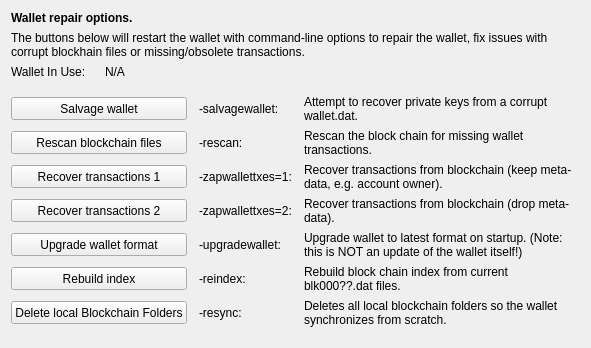
     <widget class="QWidget" name="tab_repair">
      <attribute name="title">
       <string>&amp;Wallet Repair</string>
      </attribute>
      <layout class="QGridLayout" name="gridLayout_4" columnstretch="0,0,0,0">
       <property name="horizontalSpacing">
        <number>12</number>
       </property>
       <item row="10" column="0" colspan="2">
        <widget class="QPushButton" name="btn_resync">
         <property name="minimumSize">
          <size>
           <width>100</width>
           <height>23</height>
          </size>
         </property>
         <property name="text">
          <string>Delete local Blockchain Folders</string>
         </property>
        </widget>
       </item>        
       <item row="0" column="0" colspan="4">
        <widget class="QLabel" name="label_repair_header">
         <property name="font">
          <font>
           <weight>75</weight>
           <bold>true</bold>
          </font>
         </property>
         <property name="text">
          <string>Wallet repair options.</string>
         </property>
        </widget>
       </item>
       <item row="1" column="0" colspan="4">
        <widget class="QLabel" name="label_repair_helptext">
         <property name="font">
          <font>
           <weight>50</weight>
           <bold>false</bold>
          </font>
         </property>
         <property name="text">
          <string>The buttons below will restart the wallet with command-line options to repair the wallet, fix issues with corrupt blockhain files or missing/obsolete transactions.</string>
         </property>
         <property name="wordWrap">
          <bool>true</bool>
         </property>
        </widget>
       </item>
       <item row="2" column="0">
        <widget class="QLabel" name="wallet_path_label">
         <property name="text">
          <string>Wallet In Use:</string>
         </property>
        </widget>
       </item>
       <item row="2" column="1" colspan="3">
        <widget class="QLabel" name="wallet_path">
         <property name="cursor">
          <cursorShape>IBeamCursor</cursorShape>
         </property>
         <property name="text">
          <string>N/A</string>
         </property>
         <property name="textFormat">
          <enum>Qt::PlainText</enum>
         </property>
         <property name="textInteractionFlags">
          <set>Qt::LinksAccessibleByMouse|Qt::TextSelectableByKeyboard|Qt::TextSelectableByMouse</set>
         </property>
        </widget>
       </item>
       <item row="3" column="0">
        <spacer name="verticalSpacer_repair1">
         <property name="orientation">
          <enum>Qt::Vertical</enum>
         </property>
         <property name="sizeHint" stdset="0">
          <size>
           <width>10</width>
           <height>10</height>
          </size>
         </property>
        </spacer>
       </item>
       <item row="4" column="0" colspan="2">
        <widget class="QPushButton" name="btn_salvagewallet">
         <property name="minimumSize">
          <size>
           <width>100</width>
           <height>23</height>
          </size>
         </property>
         <property name="text">
          <string>Salvage wallet</string>
         </property>
        </widget>
       </item>
       <item row="4" column="2">
        <widget class="QLabel" name="label_repair_salvage_command">
         <property name="text">
          <string notr="true">-salvagewallet:</string>
         </property>
        </widget>
       </item>
       <item row="4" column="3">
        <widget class="QLabel" name="label_repair_salvage">
         <property name="text">
          <string>Attempt to recover private keys from a corrupt wallet.dat.</string>
         </property>
         <property name="wordWrap">
          <bool>true</bool>
         </property>
        </widget>
       </item>
       <item row="5" column="0" colspan="2">
        <widget class="QPushButton" name="btn_rescan">
         <property name="minimumSize">
          <size>
           <width>100</width>
           <height>23</height>
          </size>
         </property>
         <property name="text">
          <string>Rescan blockchain files</string>
         </property>
        </widget>
       </item>
       <item row="5" column="2">
        <widget class="QLabel" name="label_repair_rescan_command">
         <property name="text">
          <string notr="true">-rescan:</string>
         </property>
        </widget>
       </item>
       <item row="5" column="3">
        <widget class="QLabel" name="label_repair_rescan">
         <property name="text">
          <string>Rescan the block chain for missing wallet transactions.</string>
         </property>
         <property name="wordWrap">
          <bool>true</bool>
         </property>
        </widget>
       </item>
       <item row="6" column="0" colspan="2">
        <widget class="QPushButton" name="btn_zapwallettxes1">
         <property name="minimumSize">
          <size>
           <width>100</width>
           <height>23</height>
          </size>
         </property>
         <property name="text">
          <string>Recover transactions 1</string>
         </property>
        </widget>
       </item>
       <item row="6" column="2">
        <widget class="QLabel" name="label_repair_zap1_command">
         <property name="text">
          <string notr="true">-zapwallettxes=1:</string>
         </property>
        </widget>
       </item>
       <item row="6" column="3">
        <widget class="QLabel" name="label_repair_zap1">
         <property name="text">
          <string>Recover transactions from blockchain (keep meta-data, e.g. account owner).</string>
         </property>
         <property name="wordWrap">
          <bool>true</bool>
         </property>
        </widget>
       </item>
       <item row="7" column="0" colspan="2">
        <widget class="QPushButton" name="btn_zapwallettxes2">
         <property name="minimumSize">
          <size>
           <width>100</width>
           <height>23</height>
          </size>
         </property>
         <property name="text">
          <string>Recover transactions 2</string>
         </property>
        </widget>
       </item>
       <item row="7" column="2">
        <widget class="QLabel" name="label_repair_zap2_command">
         <property name="text">
          <string notr="true">-zapwallettxes=2:</string>
         </property>
        </widget>
       </item>
       <item row="7" column="3">
        <widget class="QLabel" name="label_repair_zap2">
         <property name="text">
          <string>Recover transactions from blockchain (drop meta-data).</string>
         </property>
         <property name="wordWrap">
          <bool>true</bool>
         </property>
        </widget>
       </item>
       <item row="8" column="0" colspan="2">
        <widget class="QPushButton" name="btn_upgradewallet">
         <property name="minimumSize">
          <size>
           <width>100</width>
           <height>23</height>
          </size>
         </property>
         <property name="text">
          <string>Upgrade wallet format</string>
         </property>
        </widget>
       </item>
       <item row="8" column="2">
        <widget class="QLabel" name="label_repair_upgrade_command">
         <property name="text">
          <string notr="true">-upgradewallet:</string>
         </property>
        </widget>
       </item>
       <item row="8" column="3">
        <widget class="QLabel" name="label_repair_upgrade">
         <property name="text">
          <string>Upgrade wallet to latest format on startup. (Note: this is NOT an update of the wallet itself!)</string>
         </property>
         <property name="wordWrap">
          <bool>true</bool>
         </property>
        </widget>
       </item>
       <item row="9" column="0" colspan="2">
        <widget class="QPushButton" name="btn_reindex">
         <property name="minimumSize">
          <size>
           <width>100</width>
           <height>23</height>
          </size>
         </property>
         <property name="text">
          <string>Rebuild index</string>
         </property>
        </widget>
       </item>
       <item row="9" column="2">
        <widget class="QLabel" name="label_repair_reindex_command">
         <property name="text">
          <string notr="true">-reindex:</string>
         </property>
        </widget>
       </item>
       <item row="9" column="3">
        <widget class="QLabel" name="label_repair_reindex">
         <property name="text">
          <string>Rebuild block chain index from current blk000??.dat files.</string>
         </property>
         <property name="wordWrap">
          <bool>true</bool>
         </property>
        </widget>
       </item>
       <item row="11" column="0">
        <spacer name="verticalSpacer_repair2">
         <property name="orientation">
          <enum>Qt::Vertical</enum>
         </property>
         <property name="sizeHint" stdset="0">
          <size>
           <width>20</width>
           <height>10</height>
          </size>
         </property>
        </spacer>
       </item>
       <item row="10" column="2">
        <widget class="QLabel" name="label_repair_resync_command">
         <property name="text">
          <string>-resync:</string>
         </property>
        </widget>
       </item>
       <item row="10" column="3">
        <widget class="QLabel" name="label_repair_resync">
         <property name="text">
          <string>Deletes all local blockchain folders so the wallet synchronizes from scratch.</string>
         </property>
         <property name="wordWrap">
          <bool>true</bool>
         </property>
        </widget>
       </item>        
      </layout>
     </widget>
